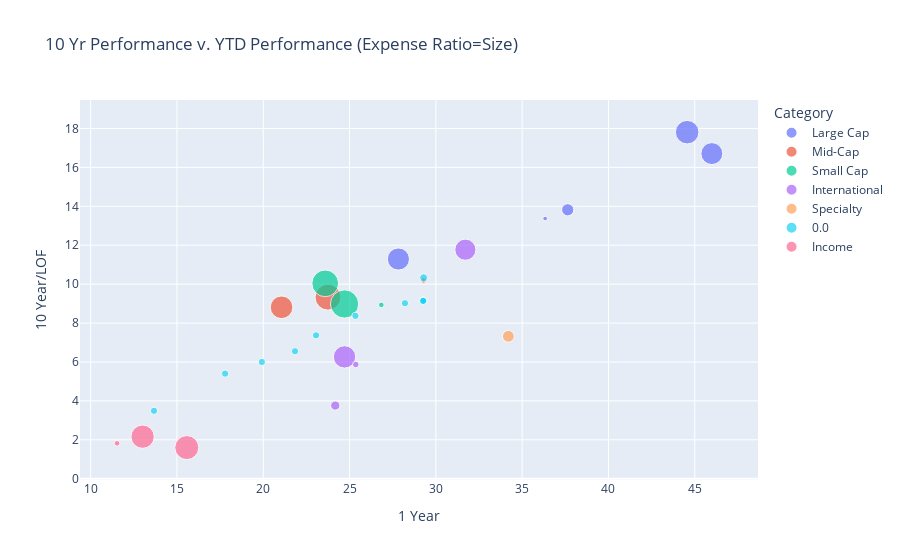

The notebook cell saved with this chart:
### Code cell
fig = px.scatter(fid401k_df, x="1 Year", y="10 Year/LOF", color="Category",
                 size='Gross Expense Ratio', hover_data=['Name/Inception Date'],
                title="10 Yr Performance v. YTD Performance (Expense Ratio=Size)")
fig.show()
fig.write_html("expense_perf_10_v_1yr.html")

### Figure 1 — Plotly figure (JSON) as saved in the notebook; plotly's stock layout.template omitted (floating-point values rounded to 4 significant figures)
{"data": [{"customdata": [["DODGE & COX STOCK X (DOXGX)01/04/1965"], ["FID 500 INDEX (FXAIX)02/17/1988"], ["FID CONTRAFUND K6 (FLCNX)05/25/2017"], ["JPM LG CAP GROWTH R6 (JLGMX)02/28/1992"], ["VAN FTSE SOC IDX ADM (VFTAX)01/14/2003"]], "hovertemplate": "Category=Large Cap<br>1 Year=%{x}<br>10 Year/LOF=%{y}<br>Gross Expense Ratio=%{marker.size}<br>Name/Inception Date=%{customdata[0]}<extra></extra>", "legendgroup": "Large Cap", "marker": {"color": "#636efa", "size": [0.46, 0.02, 0.45, 0.52, 0.14], "sizemode": "area", "sizeref": 0.001875, "symbol": "circle"}, "mode": "markers", "name": "Large Cap", "orientation": "v", "showlegend": true, "type": "scatter", "x": [27.83, 36.33, 45.99, 44.56, 37.64], "xaxis": "x", "y": [11.29, 13.37, 16.71, 17.81, 13.82], "yaxis": "y"}, {"customdata": [["AM CENT MD CP VAL R6 (AMDVX)03/31/2004"], ["EAGLE MID CAP GR F08/28/2018"], ["FID MID CAP IDX (FSMDX)09/08/2011"]], "hovertemplate": "Category=Mid-Cap<br>1 Year=%{x}<br>10 Year/LOF=%{y}<br>Gross Expense Ratio=%{marker.size}<br>Name/Inception Date=%{customdata[0]}<extra></extra>", "legendgroup": "Mid-Cap", "marker": {"color": "#EF553B", "size": [0.63, 0.48, 0.03], "sizemode": "area", "sizeref": 0.001875, "symbol": "circle"}, "mode": "markers", "name": "Mid-Cap", "orientation": "v", "showlegend": true, "type": "scatter", "x": [23.75, 21.06, 29.29], "xaxis": "x", "y": [9.33, 8.81, 10.19], "yaxis": "y"}, {"customdata": [["FID SM CAP IDX (FSSNX)09/08/2011"], ["FKLN SM CAP VAL ADV (FVADX)03/11/1996"], ["J H TRITON N (JGMNX)02/25/2005"]], "hovertemplate": "Category=Small Cap<br>1 Year=%{x}<br>10 Year/LOF=%{y}<br>Gross Expense Ratio=%{marker.size}<br>Name/Inception Date=%{customdata[0]}<extra></extra>", "legendgroup": "Small Cap", "marker": {"color": "#00cc96", "size": [0.03, 0.75, 0.67], "sizemode": "area", "sizeref": 0.001875, "symbol": "circle"}, "mode": "markers", "name": "Small Cap", "orientation": "v", "showlegend": true, "type": "scatter", "x": [26.84, 24.71, 23.59], "xaxis": "x", "y": [8.93, 8.98, 10.04], "yaxis": "y"}, {"customdata": [["AF EUROPAC GROWTH R6 (RERGX)04/16/1984"], ["AF NEW PERSPECT R6 (RNPGX)03/13/1973"], ["FID EMRG MKTS IDX (FPADX)09/08/2011"], ["FID INTL INDEX (FSPSX)11/05/1997"]], "hovertemplate": "Category=International<br>1 Year=%{x}<br>10 Year/LOF=%{y}<br>Gross Expense Ratio=%{marker.size}<br>Name/Inception Date=%{customdata[0]}<extra></extra>", "legendgroup": "International", "marker": {"color": "#ab63fa", "size": [0.47, 0.42, 0.08, 0.04], "sizemode": "area", "sizeref": 0.001875, "symbol": "circle"}, "mode": "markers", "name": "International", "orientation": "v", "showlegend": true, "type": "scatter", "x": [24.71, 31.71, 24.17, 25.36], "xaxis": "x", "y": [6.26, 11.77, 3.76, 5.87], "yaxis": "y"}, {"customdata": [["VAN REAL EST IDX ADM (VGSLX)05/13/1996"]], "hovertemplate": "Category=Specialty<br>1 Year=%{x}<br>10 Year/LOF=%{y}<br>Gross Expense Ratio=%{marker.size}<br>Name/Inception Date=%{customdata[0]}<extra></extra>", "legendgroup": "Specialty", "marker": {"color": "#FFA15A", "size": [0.13], "sizemode": "area", "sizeref": 0.001875, "symbol": "circle"}, "mode": "markers", "name": "Specialty", "orientation": "v", "showlegend": true, "type": "scatter", "x": [34.2], "xaxis": "x", "y": [7.32], "yaxis": "y"}, {"customdata": [["FID FDM IDX 2015 PRM (FFYPX)10/02/2009"], ["FID FDM IDX 2020 PRM (FKIPX)10/02/2009"], ["FID FDM IDX 2025 PRM (FLIPX)10/02/2009"], ["FID FDM IDX 2030 PRM (FMKPX)10/02/2009"], ["FID FDM IDX 2035 PRM (FNIPX)10/02/2009"], ["FID FDM IDX 2040 PRM (FPIPX)10/02/2009"], ["FID FDM IDX 2045 PRM (FQIPX)10/02/2009"], ["FID FDM IDX 2050 PRM (FRLPX)10/02/2009"], ["FID FDM IDX 2055 PRM (FTYPX)06/01/2011"], ["FID FDM IDX 2060 PRM (FUIPX)08/05/2014"], ["FID FDM IDX 2065 PRM (FVIPX)06/28/2019"], ["FID FDM IDX INC PRM (FAPIX)10/02/2009"]], "hovertemplate": "Category=0.0<br>1 Year=%{x}<br>10 Year/LOF=%{y}<br>Gross Expense Ratio=%{marker.size}<br>Name/Inception Date=%{customdata[0]}<extra></extra>", "legendgroup": "0.0", "marker": {"color": "#19d3f3", "size": [0.05, 0.05, 0.05, 0.05, 0.05, 0.05, 0.05, 0.05, 0.05, 0.05, 0.06, 0.05], "sizemode": "area", "sizeref": 0.001875, "symbol": "circle"}, "mode": "markers", "name": "0.0", "orientation": "v", "showlegend": true, "type": "scatter", "x": [17.79, 19.92, 21.84, 23.06, 25.34, 28.21, 29.28, 29.23, 29.26, 29.27, 29.29, 13.67], "xaxis": "x", "y": [5.4, 6, 6.55, 7.37, 8.37, 9.02, 9.15, 9.15, 9.14, 9.14, 10.33, 3.49], "yaxis": "y"}, {"customdata": [["FID US BOND IDX (FXNAX)03/08/1990"], ["PGIM GLB TOT RTN R6 (PGTQX)07/07/1986"], ["PIM TOTAL RT INST (PTTRX)05/11/1987"]], "hovertemplate": "Category=Income<br>1 Year=%{x}<br>10 Year/LOF=%{y}<br>Gross Expense Ratio=%{marker.size}<br>Name/Inception Date=%{customdata[0]}<extra></extra>", "legendgroup": "Income", "marker": {"color": "#FF6692", "size": [0.03, 0.54, 0.51], "sizemode": "area", "sizeref": 0.001875, "symbol": "circle"}, "mode": "markers", "name": "Income", "orientation": "v", "showlegend": true, "type": "scatter", "x": [11.53, 15.57, 13.01], "xaxis": "x", "y": [1.82, 1.6, 2.16], "yaxis": "y"}], "layout": {"legend": {"itemsizing": "constant", "title": {"text": "Category"}, "tracegroupgap": 0}, "title": {"text": "10 Yr Performance v. YTD Performance (Expense Ratio=Size)"}, "xaxis": {"anchor": "y", "domain": [0, 1], "title": {"text": "1 Year"}}, "yaxis": {"anchor": "x", "domain": [0, 1], "title": {"text": "10 Year/LOF"}}}}
